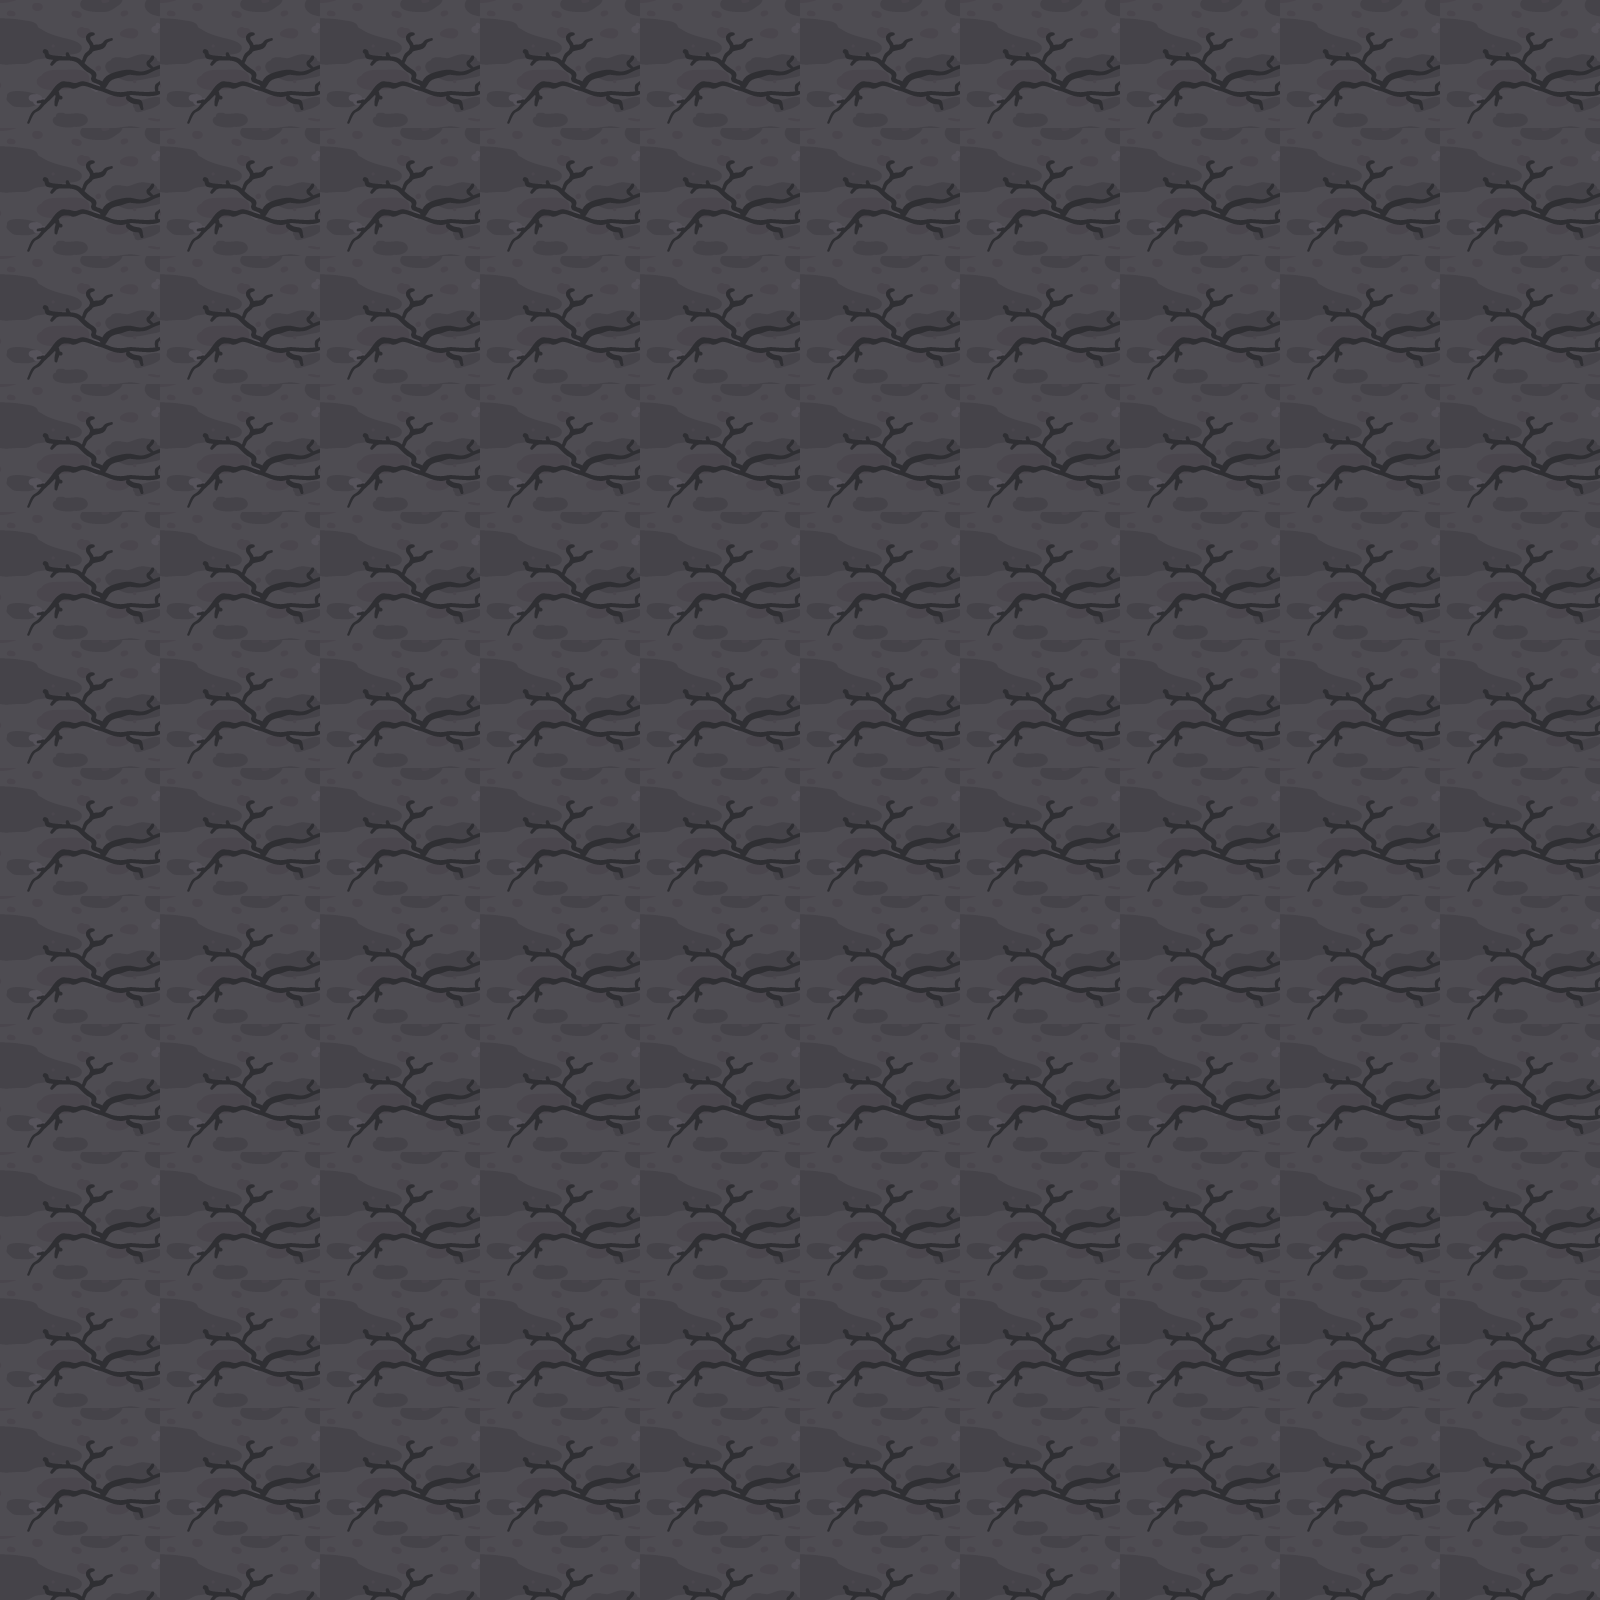

A level layout from a 2D game, rendered from its tile map. Below: a short description, then the map file with tile-grid data replaced by summaries:
An orthogonal 50x50 tile map with 32x32 px tiles, 1 tile layer (Tile Layer 1).

<map version="1.4" tiledversion="1.4.3" orientation="orthogonal" renderorder="right-down" width="50" height="50" tilewidth="32" tileheight="32" infinite="0" nextlayerid="2" nextobjectid="1">
 <tileset firstgid="1" source="2D_Top_Down_Dungeon_Tileset.tsx" />
 <layer id="1" name="Tile Layer 1" width="50" height="50">
  <data>[2500 cells, 2500 non-empty, 20 distinct tile ids]</data>
 </layer>
</map>
